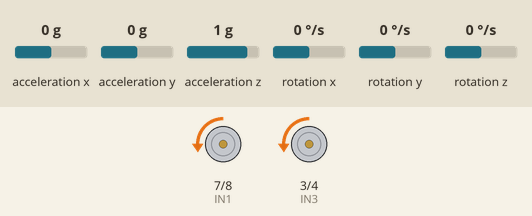
This program was run on a simulated Arduino Uno, built with avr-gcc and run on an emulated ATmega328P. On the bench: motor-driver pin pairs drawn as motors (green arrow = first pin HIGH = forward, orange = second pin HIGH = backward, longer = more drive, scaled by the enable pin). The inputs (shaded band) are chosen by the test bench; at power-on: acceleration x 0 g, rotation y 0 °/s, acceleration y 0 g, acceleration z 1 g, rotation x 0 °/s, rotation z 0 °/s. What the program prints to the serial monitor is not drawn.

Above: at 1.2 s.
1.3 s: acceleration x set to -1.4 g
3.0 s: acceleration x set to 0 g
At 5.48 s:
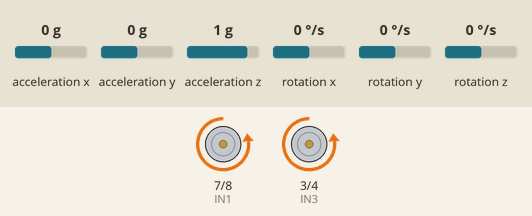
6.0 s: rotation y set to -192 °/s
At 6.5 s:
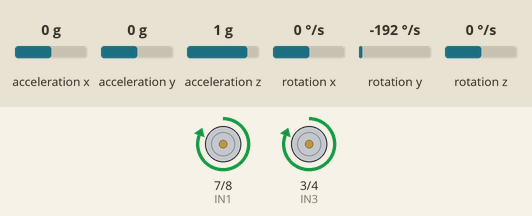
Timing chart, 0 to 9.0 s (numbered marks = the images above; inputs shaded):
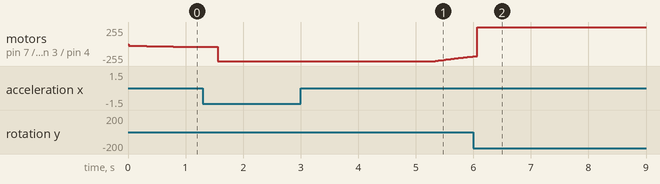

Measured:
- after the input at 3.0 s, motor on pin 7 (IN1) / pin 8 (IN2), motor on pin 3 (IN3) / pin 4 (IN4): moves from backward 255/255 to backward 186/255 over 0.65 s, starting after 2.3 s

The program:

main.cpp
```cpp
#include <Arduino.h>
#include <Wire.h> //essential for I2C communication
#include <MPU6050.h> //library for MPU6050 sensor
#include <I2Cdev.h> //I2C device library


//LN298N Motor Driver Pins
#define IN3 3 // Pin sterowania silnikiem B
#define IN4 4 // Pin sterowania silnikiem B
#define ENB 5 // Pin sterowania prędkością silnika B (PWM)
#define ENA 6 // Pin sterowania prędkością silnika A (PWM)
#define IN1 7 // Pin sterowania silnikiem A
#define IN2 8 // Pin sterowania silnikiem A

//MPU6050 Sensor Pins
#define INT 2 // Pin przerwania MPU6050
#define SCL A5 // Pin I2C SCL
#define SDA A4 // Pin I2C SDA

enum Direction {
  FORWARD,
  BACKWARD
};

enum Motor {
  MOTOR_A,
  MOTOR_B
};

struct IMUData {
  int16_t accelX;
  int16_t accelY;
  int16_t accelZ;
  int16_t gyroX;
  int16_t gyroY;
  int16_t gyroZ;
};


//complementrary filter variables
 //time interval between filter updates

struct ComplementaryFilter {
  float alpha;
  unsigned long lastUpdate;
  float dt;
  float filteredAngle;
  float tau; //time constant
  void initialize(float tau, float dtValue, float initialAngle){
    dt = dtValue;
    this->tau = tau;
    lastUpdate = millis();
    filteredAngle = initialAngle;
  }

  void update(float newGyroAngle, float newAccAngle, float dt){ // angular speed from gyroscope and angle from accelerometer
    float currentTime = millis();
    float currentDt = (currentTime - lastUpdate) / 1000.0; // convert to seconds
    alpha = tau / (dt + tau); // calculate alpha based on time constant and dt


    //if(currentDt >= dt){
      // filtering

      float gyroAngle = newGyroAngle * dt;
      filteredAngle = alpha * (filteredAngle + gyroAngle) + (1 - alpha) * newAccAngle;

      //lastUpdate = currentTime;
    //}
  }
};


void setMotorSpeed(Motor motor, Direction direction, uint8_t speed); //setter function for motor speed and direction
void pidControl(float currentAngle, float gyroY, float setPoint, float dt); //PID control function


// Create an MPU6050 object
MPU6050 mpu;
ComplementaryFilter compFilter;
IMUData imuData;


//variales for complementary filter
float tau = 1.5; //time constant for complementary filter /// 0.5 = mid /// 2.0 = smooth /// 0.1 = responsive
float dt = 0.01; //time interval for filter update in seconds
unsigned long timer = 0; //timer for dt calculation
float initialAngle = 0.0; //initial angle for filter -> to be set after first reading
float offsetAngle = 1.50; //angle offset for calibration

//variables for PID control
float Kp = 25; //proportional gain
float Ki = 0.01;  //integral gain
float Kd = 0.6;  //derivative gain
float deathZone = 23.0; //dead zone for motor control to overcome static friction
float output = 0.0; //PID output for motor speed

void setup() {
  // put your setup code here, to run once:
  pinMode(IN1, OUTPUT);
  pinMode(IN2, OUTPUT);
  pinMode(IN3, OUTPUT);
  pinMode(IN4, OUTPUT);
  pinMode(ENA, OUTPUT);
  pinMode(ENB, OUTPUT);

  Wire.begin();
   Serial.begin(115200);

  // Serial.println("Initializing MPU6050...");
  mpu.initialize();
  // Serial.println(mpu.testConnection() ? "MPU6050 connection successful" : "MPU6050 connection failed");

  // use the code below to change accel/gyro offset values
  /*
  Serial.println("Updating internal sensor offsets...");
  // -76	-2359	1688	0	0	0
  Serial.print(accelgyro.getXAccelOffset()); Serial.print("\t"); // -76
  Serial.print(accelgyro.getYAccelOffset()); Serial.print("\t"); // -2359
  Serial.print(accelgyro.getZAccelOffset()); Serial.print("\t"); // 1688
  Serial.print(accelgyro.getXGyroOffset()); Serial.print("\t"); // 0
  Serial.print(accelgyro.getYGyroOffset()); Serial.print("\t"); // 0
  Serial.print(accelgyro.getZGyroOffset()); Serial.print("\t"); // 0
  Serial.print("\n");
  accelgyro.setXGyroOffset(220);
  accelgyro.setYGyroOffset(76);
  accelgyro.setZGyroOffset(-85);
  Serial.print(accelgyro.getXAccelOffset()); Serial.print("\t"); // -76
  Serial.print(accelgyro.getYAccelOffset()); Serial.print("\t"); // -2359
  Serial.print(accelgyro.getZAccelOffset()); Serial.print("\t"); // 1688
  Serial.print(accelgyro.getXGyroOffset()); Serial.print("\t"); // 0
  Serial.print(accelgyro.getYGyroOffset()); Serial.print("\t"); // 0
  Serial.print(accelgyro.getZGyroOffset()); Serial.print("\t"); // 0
  Serial.print("\n");
  */

  IMUData rawData;
  mpu.getMotion6(&rawData.accelX, &rawData.accelY, &rawData.accelZ, &rawData.gyroX, &rawData.gyroY, &rawData.gyroZ);

  float startAngle = atan2(-rawData.accelX, sqrt((long)rawData.accelY*rawData.accelY + (long)rawData.accelZ*rawData.accelZ)) * 57.296;

  compFilter.initialize(tau, dt, startAngle);
  // Serial.print("Start Angle: "); Serial.println(startAngle);//initialize complementary filter and initial angle from accelerometer
  // Serial.println("Setup complete.");
  timer = micros();
}


void loop() {
  // put your main code here, to run repeatedly:
                                                                                                                                                                                                                                                                                                                                                                                                                                                                                          dt = (double)(micros() - timer) / 1000000.0;
  timer = micros();


  char serialInput = Serial.read();
  if(serialInput == 'd'){
    offsetAngle += 0.1;
  }
  if(serialInput == 's'){
    offsetAngle -= 0.1;
  }


  mpu.getMotion6(&imuData.accelX, &imuData.accelY, &imuData.accelZ, &imuData.gyroX, &imuData.gyroY, &imuData.gyroZ);
  //convert gyroscope values to deg/s
  float gyroY = imuData.gyroY / 131.0;

  float acc_angle = atan2(-imuData.accelX, sqrt((long)imuData.accelY*imuData.accelY + (long)imuData.accelZ*imuData.accelZ)) * 57.296 + offsetAngle; //calculate angle from accelerometer

  compFilter.update(gyroY, acc_angle, dt); //update complementary filter with gyroscope Y axis and accelerometer angle
  // Serial.print("Filtered Angle: ");
  //Serial.println(compFilter.filteredAngle);

  //teleplot

   Serial.print("> Filtered Angle:"); Serial.println(compFilter.filteredAngle);
   Serial.print("> Gyro Angle:"); Serial.println(gyroY);
   Serial.print("> Acc Angle:"); Serial.println(acc_angle);
   Serial.print("> Offset Angle: "); Serial.println(offsetAngle);


  //PID control
  pidControl(compFilter.filteredAngle, gyroY, 0.0, dt); //set point is 0.0 for balancing


}

void pidControl(float currentAngle, float gyroY, float setPoint, float dt){  //current filtered angle and set point, set point is crucial to implement joystick cotroler in the future

  float error = currentAngle - setPoint;

  //propotional part
  float proportional = error;

  //integration part
  static float integral = 0; //static variable to hold integral value
  if(abs(error) < 5){ //only integrate if error is within a reasonable range to prevent windup
    integral += error * dt; //trapezoidal integration
  }else{
    integral = 0; //reset integral if error is too large
  }
  integral = constrain(integral, -10, 10); //itegral windup


  //derivative part
  float derivative = gyroY; //using gyroscope value directly as derivative


   output = Kp * proportional + Ki * integral + Kd * derivative;


  //deathZone implementation
  if(output > 0){
    output += deathZone;
  }
  if(output < 0){
    output -= deathZone;
  }

  output = constrain(output, -255, 255); //constrain output to motor speed range


  // Serial.print(">Proportional: "); Serial.println(proportional);
  // Serial.print(">Integral: "); Serial.println(integral);
  // Serial.print(">Derivative: "); Serial.println(derivative);
  // Serial.print(">Error: "); Serial.println(error);
  // Serial.print(">PID Output: "); Serial.println(output);

  //motor control
  if(output > 0){
    setMotorSpeed(MOTOR_A, FORWARD, abs(output));
    setMotorSpeed(MOTOR_B, FORWARD, abs(output));
  } else if(output < 0){
    setMotorSpeed(MOTOR_A, BACKWARD, abs(output));
    setMotorSpeed(MOTOR_B, BACKWARD, abs(output));
  } else {
    setMotorSpeed(MOTOR_A, FORWARD, 0);
    setMotorSpeed(MOTOR_B, FORWARD, 0);
  }
}

void setMotorSpeed(Motor motor, Direction direction, uint8_t speed){
  if(speed > 255) speed = 255;
  if(motor == MOTOR_A){ //
    if(direction==BACKWARD){
      digitalWrite(IN1,HIGH);
      digitalWrite(IN2, LOW);
    }else if(direction==FORWARD){
      digitalWrite(IN1,LOW);
      digitalWrite(IN2, HIGH);
    }
    analogWrite(ENA,speed);
    return;
  } else if(motor == MOTOR_B){
    if(direction==BACKWARD){
      digitalWrite(IN3,HIGH);
      digitalWrite(IN4, LOW);
    }else if(direction==FORWARD){
      digitalWrite(IN3,LOW);
      digitalWrite(IN4, HIGH);
    }
    analogWrite(ENB,speed);
    return;
  }
}
```
